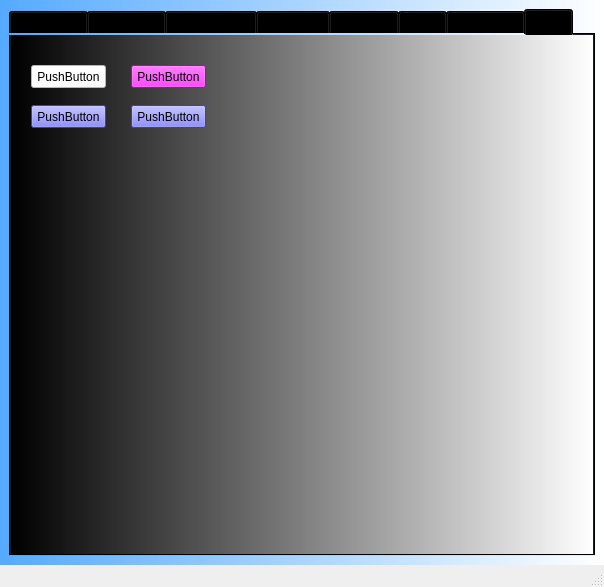
<?xml version="1.0" encoding="UTF-8"?>
<ui version="4.0">
 <class>MainWindow</class>
 <widget class="QMainWindow" name="MainWindow">
  <property name="geometry">
   <rect>
    <x>0</x>
    <y>0</y>
    <width>604</width>
    <height>587</height>
   </rect>
  </property>
  <property name="windowTitle">
   <string>MainWindow</string>
  </property>
  <widget class="QWidget" name="centralwidget">
   <property name="styleSheet">
    <string notr="true">background-color: qlineargradient(spread:pad, x1:0, y1:0, x2:1, y2:0, stop:0 rgba(85, 170, 255, 255), stop:1 rgba(255, 255, 255, 255));</string>
   </property>
   <layout class="QHBoxLayout" name="horizontalLayout">
    <item>
     <widget class="QTabWidget" name="tabWidget">
      <property name="currentIndex">
       <number>7</number>
      </property>
      <widget class="QWidget" name="tab">
       <attribute name="title">
        <string>Widgets 1</string>
       </attribute>
       <widget class="QWidget" name="verticalLayoutWidget">
        <property name="geometry">
         <rect>
          <x>19</x>
          <y>9</y>
          <width>621</width>
          <height>491</height>
         </rect>
        </property>
        <layout class="QVBoxLayout" name="verticalLayout">
         <item>
          <widget class="QTabWidget" name="tabWidget_2">
           <property name="currentIndex">
            <number>0</number>
           </property>
           <widget class="QWidget" name="tab_3">
            <attribute name="title">
             <string>Tree</string>
            </attribute>
            <widget class="QTreeWidget" name="treeWidget">
             <property name="geometry">
              <rect>
               <x>0</x>
               <y>0</y>
               <width>601</width>
               <height>451</height>
              </rect>
             </property>
             <column>
              <property name="text">
               <string>Headers</string>
              </property>
             </column>
             <column>
              <property name="text">
               <string notr="true">Item</string>
              </property>
             </column>
             <column>
              <property name="text">
               <string>Subitem</string>
              </property>
             </column>
             <column>
              <property name="text">
               <string notr="true">New Column</string>
              </property>
             </column>
            </widget>
           </widget>
           <widget class="QWidget" name="tab_4">
            <attribute name="title">
             <string>Calendar</string>
            </attribute>
            <widget class="QDateEdit" name="dateEdit">
             <property name="geometry">
              <rect>
               <x>10</x>
               <y>10</y>
               <width>591</width>
               <height>22</height>
              </rect>
             </property>
             <property name="alignment">
              <set>Qt::AlignCenter</set>
             </property>
            </widget>
            <widget class="QCalendarWidget" name="calendarWidget">
             <property name="geometry">
              <rect>
               <x>10</x>
               <y>40</y>
               <width>591</width>
               <height>401</height>
              </rect>
             </property>
            </widget>
           </widget>
          </widget>
         </item>
        </layout>
       </widget>
      </widget>
      <widget class="QWidget" name="tab_2">
       <attribute name="title">
        <string>Widgets 2</string>
       </attribute>
       <widget class="QGroupBox" name="groupBox">
        <property name="geometry">
         <rect>
          <x>20</x>
          <y>10</y>
          <width>221</width>
          <height>181</height>
         </rect>
        </property>
        <property name="title">
         <string>Choose Option</string>
        </property>
        <widget class="QWidget" name="layoutWidget">
         <property name="geometry">
          <rect>
           <x>20</x>
           <y>30</y>
           <width>133</width>
           <height>65</height>
          </rect>
         </property>
         <layout class="QVBoxLayout" name="verticalLayout_2">
          <item>
           <widget class="QRadioButton" name="radioButton_start">
            <property name="text">
             <string>Start</string>
            </property>
            <property name="checked">
             <bool>true</bool>
            </property>
           </widget>
          </item>
          <item>
           <widget class="QRadioButton" name="radioButton_stop">
            <property name="text">
             <string>Stop</string>
            </property>
           </widget>
          </item>
          <item>
           <widget class="QRadioButton" name="radioButton_reset">
            <property name="statusTip">
             <string>This is Option 2</string>
            </property>
            <property name="text">
             <string>Reset</string>
            </property>
           </widget>
          </item>
         </layout>
        </widget>
       </widget>
       <widget class="QGroupBox" name="groupBox_2">
        <property name="geometry">
         <rect>
          <x>270</x>
          <y>20</y>
          <width>371</width>
          <height>171</height>
         </rect>
        </property>
        <property name="title">
         <string>Move the Dial</string>
        </property>
        <widget class="QDial" name="dial">
         <property name="geometry">
          <rect>
           <x>20</x>
           <y>30</y>
           <width>131</width>
           <height>121</height>
          </rect>
         </property>
        </widget>
        <widget class="QLCDNumber" name="lcdNumber">
         <property name="geometry">
          <rect>
           <x>190</x>
           <y>30</y>
           <width>161</width>
           <height>121</height>
          </rect>
         </property>
         <property name="digitCount">
          <number>2</number>
         </property>
        </widget>
       </widget>
       <widget class="QProgressBar" name="progressBar">
        <property name="geometry">
         <rect>
          <x>10</x>
          <y>460</y>
          <width>631</width>
          <height>23</height>
         </rect>
        </property>
        <property name="value">
         <number>24</number>
        </property>
       </widget>
       <widget class="QFontComboBox" name="fontComboBox">
        <property name="geometry">
         <rect>
          <x>20</x>
          <y>220</y>
          <width>221</width>
          <height>21</height>
         </rect>
        </property>
       </widget>
       <widget class="QLabel" name="label">
        <property name="geometry">
         <rect>
          <x>20</x>
          <y>260</y>
          <width>221</width>
          <height>171</height>
         </rect>
        </property>
        <property name="text">
         <string/>
        </property>
       </widget>
      </widget>
      <widget class="QWidget" name="tab_5">
       <attribute name="title">
        <string>Drag &amp;&amp; Drop</string>
       </attribute>
       <widget class="QLineEdit" name="lineEdit">
        <property name="geometry">
         <rect>
          <x>10</x>
          <y>10</y>
          <width>161</width>
          <height>20</height>
         </rect>
        </property>
        <property name="dragEnabled">
         <bool>true</bool>
        </property>
       </widget>
       <widget class="QComboBox" name="comboBox">
        <property name="geometry">
         <rect>
          <x>180</x>
          <y>10</y>
          <width>181</width>
          <height>22</height>
         </rect>
        </property>
        <property name="minimumSize">
         <size>
          <width>181</width>
          <height>0</height>
         </size>
        </property>
        <property name="acceptDrops">
         <bool>true</bool>
        </property>
        <property name="editable">
         <bool>true</bool>
        </property>
       </widget>
       <widget class="QPushButton" name="pushButton">
        <property name="geometry">
         <rect>
          <x>370</x>
          <y>10</y>
          <width>181</width>
          <height>23</height>
         </rect>
        </property>
        <property name="minimumSize">
         <size>
          <width>0</width>
          <height>23</height>
         </size>
        </property>
        <property name="acceptDrops">
         <bool>true</bool>
        </property>
        <property name="text">
         <string>PushButton</string>
        </property>
       </widget>
       <widget class="QListWidget" name="listWidget">
        <property name="geometry">
         <rect>
          <x>10</x>
          <y>40</y>
          <width>271</width>
          <height>401</height>
         </rect>
        </property>
        <property name="dragEnabled">
         <bool>true</bool>
        </property>
        <property name="dragDropMode">
         <enum>QAbstractItemView::DragDrop</enum>
        </property>
        <item>
         <property name="text">
          <string>Item 1</string>
         </property>
        </item>
        <item>
         <property name="text">
          <string>Item 2</string>
         </property>
        </item>
        <item>
         <property name="text">
          <string>Item 3</string>
         </property>
        </item>
        <item>
         <property name="text">
          <string>Item 4</string>
         </property>
        </item>
       </widget>
       <widget class="QListWidget" name="listWidget_2">
        <property name="geometry">
         <rect>
          <x>290</x>
          <y>40</y>
          <width>261</width>
          <height>401</height>
         </rect>
        </property>
       </widget>
      </widget>
      <widget class="QWidget" name="tab_6">
       <attribute name="title">
        <string>Open GL</string>
       </attribute>
       <widget class="QFrame" name="frame_gl">
        <property name="geometry">
         <rect>
          <x>120</x>
          <y>10</y>
          <width>300</width>
          <height>300</height>
         </rect>
        </property>
        <property name="frameShape">
         <enum>QFrame::StyledPanel</enum>
        </property>
        <property name="frameShadow">
         <enum>QFrame::Raised</enum>
        </property>
       </widget>
      </widget>
      <widget class="QWidget" name="tab_7">
       <attribute name="title">
        <string>Network</string>
       </attribute>
       <widget class="QGroupBox" name="groupBox_3">
        <property name="geometry">
         <rect>
          <x>10</x>
          <y>40</y>
          <width>231</width>
          <height>371</height>
         </rect>
        </property>
        <property name="title">
         <string>Client 1</string>
        </property>
        <widget class="QLineEdit" name="lineEdit_2">
         <property name="geometry">
          <rect>
           <x>10</x>
           <y>280</y>
           <width>211</width>
           <height>41</height>
          </rect>
         </property>
        </widget>
        <widget class="QPushButton" name="pushButton_2">
         <property name="geometry">
          <rect>
           <x>10</x>
           <y>330</y>
           <width>211</width>
           <height>23</height>
          </rect>
         </property>
         <property name="text">
          <string>Connect to Server</string>
         </property>
        </widget>
        <widget class="QTextEdit" name="textEdit">
         <property name="geometry">
          <rect>
           <x>10</x>
           <y>20</y>
           <width>211</width>
           <height>251</height>
          </rect>
         </property>
        </widget>
       </widget>
       <widget class="QGroupBox" name="groupBox_4">
        <property name="geometry">
         <rect>
          <x>330</x>
          <y>40</y>
          <width>251</width>
          <height>371</height>
         </rect>
        </property>
        <property name="title">
         <string>Client 2</string>
        </property>
        <widget class="QPushButton" name="pushButton_3">
         <property name="geometry">
          <rect>
           <x>10</x>
           <y>330</y>
           <width>231</width>
           <height>23</height>
          </rect>
         </property>
         <property name="text">
          <string>Connect to Server</string>
         </property>
        </widget>
        <widget class="QTextEdit" name="textEdit_2">
         <property name="geometry">
          <rect>
           <x>10</x>
           <y>20</y>
           <width>231</width>
           <height>251</height>
          </rect>
         </property>
        </widget>
        <widget class="QLineEdit" name="lineEdit_3">
         <property name="geometry">
          <rect>
           <x>10</x>
           <y>280</y>
           <width>231</width>
           <height>41</height>
          </rect>
         </property>
        </widget>
       </widget>
       <widget class="QWidget" name="verticalLayoutWidget_2">
        <property name="geometry">
         <rect>
          <x>250</x>
          <y>49</y>
          <width>77</width>
          <height>361</height>
         </rect>
        </property>
        <layout class="QVBoxLayout" name="verticalLayout_3">
         <item>
          <widget class="QPushButton" name="pushButton_4">
           <property name="text">
            <string>Start Server</string>
           </property>
          </widget>
         </item>
        </layout>
       </widget>
      </widget>
      <widget class="QWidget" name="tab_8">
       <attribute name="title">
        <string>SQL</string>
       </attribute>
       <widget class="QTableWidget" name="tableWidget">
        <property name="geometry">
         <rect>
          <x>130</x>
          <y>20</y>
          <width>431</width>
          <height>331</height>
         </rect>
        </property>
        <row>
         <property name="text">
          <string>1</string>
         </property>
        </row>
        <row>
         <property name="text">
          <string>2</string>
         </property>
        </row>
        <row>
         <property name="text">
          <string>3</string>
         </property>
        </row>
        <row>
         <property name="text">
          <string>4</string>
         </property>
        </row>
        <row>
         <property name="text">
          <string>5</string>
         </property>
        </row>
        <column>
         <property name="text">
          <string>ID</string>
         </property>
        </column>
        <column>
         <property name="text">
          <string>Firts name</string>
         </property>
        </column>
        <column>
         <property name="text">
          <string>Last name</string>
         </property>
        </column>
        <item row="0" column="0">
         <property name="text">
          <string>1000</string>
         </property>
        </item>
        <item row="0" column="1">
         <property name="text">
          <string>Albert</string>
         </property>
        </item>
        <item row="0" column="2">
         <property name="text">
          <string>Einstein</string>
         </property>
        </item>
        <item row="1" column="0">
         <property name="text">
          <string>1001</string>
         </property>
        </item>
        <item row="1" column="1">
         <property name="text">
          <string>Guido</string>
         </property>
        </item>
        <item row="1" column="2">
         <property name="text">
          <string>van Russo</string>
         </property>
        </item>
        <item row="2" column="0">
         <property name="text">
          <string>1002</string>
         </property>
        </item>
        <item row="2" column="1">
         <property name="text">
          <string>Steve</string>
         </property>
        </item>
        <item row="2" column="2">
         <property name="text">
          <string>Jobs</string>
         </property>
        </item>
        <item row="3" column="0">
         <property name="text">
          <string>1003</string>
         </property>
        </item>
        <item row="3" column="1">
         <property name="text">
          <string>Bill</string>
         </property>
        </item>
        <item row="3" column="2">
         <property name="text">
          <string>Gates</string>
         </property>
        </item>
        <item row="4" column="0">
         <property name="text">
          <string>1234</string>
         </property>
        </item>
        <item row="4" column="1">
         <property name="text">
          <string>Joe</string>
         </property>
        </item>
        <item row="4" column="2">
         <property name="text">
          <string>Doe</string>
         </property>
        </item>
       </widget>
       <widget class="QWidget" name="">
        <property name="geometry">
         <rect>
          <x>20</x>
          <y>30</y>
          <width>101</width>
          <height>141</height>
         </rect>
        </property>
        <layout class="QVBoxLayout" name="verticalLayout_4">
         <item>
          <widget class="QPushButton" name="pushButton_6">
           <property name="text">
            <string>View Data</string>
           </property>
          </widget>
         </item>
         <item>
          <widget class="QPushButton" name="pushButton_7">
           <property name="text">
            <string>Add Row</string>
           </property>
          </widget>
         </item>
         <item>
          <widget class="QPushButton" name="pushButton_5">
           <property name="text">
            <string>Delete Row</string>
           </property>
          </widget>
         </item>
         <item>
          <widget class="QPushButton" name="pushButton_8">
           <property name="text">
            <string>Create DB</string>
           </property>
          </widget>
         </item>
        </layout>
       </widget>
      </widget>
      <widget class="QWidget" name="tab_9">
       <attribute name="title">
        <string>Animation</string>
       </attribute>
       <widget class="QFrame" name="frame1">
        <property name="geometry">
         <rect>
          <x>10</x>
          <y>20</y>
          <width>141</width>
          <height>111</height>
         </rect>
        </property>
        <property name="palette">
         <palette>
          <active>
           <colorrole role="Button">
            <brush brushstyle="LinearGradientPattern">
             <gradient startx="0.000000000000000" starty="0.000000000000000" endx="1.000000000000000" endy="0.000000000000000" type="LinearGradient" spread="PadSpread" coordinatemode="ObjectBoundingMode">
              <gradientstop position="0.000000000000000">
               <color alpha="255">
                <red>85</red>
                <green>170</green>
                <blue>255</blue>
               </color>
              </gradientstop>
              <gradientstop position="1.000000000000000">
               <color alpha="255">
                <red>255</red>
                <green>255</green>
                <blue>255</blue>
               </color>
              </gradientstop>
             </gradient>
            </brush>
           </colorrole>
           <colorrole role="Base">
            <brush brushstyle="LinearGradientPattern">
             <gradient startx="0.000000000000000" starty="0.000000000000000" endx="1.000000000000000" endy="0.000000000000000" type="LinearGradient" spread="PadSpread" coordinatemode="ObjectBoundingMode">
              <gradientstop position="0.000000000000000">
               <color alpha="255">
                <red>85</red>
                <green>170</green>
                <blue>255</blue>
               </color>
              </gradientstop>
              <gradientstop position="1.000000000000000">
               <color alpha="255">
                <red>255</red>
                <green>255</green>
                <blue>255</blue>
               </color>
              </gradientstop>
             </gradient>
            </brush>
           </colorrole>
           <colorrole role="Window">
            <brush brushstyle="LinearGradientPattern">
             <gradient startx="0.000000000000000" starty="0.000000000000000" endx="1.000000000000000" endy="0.000000000000000" type="LinearGradient" spread="PadSpread" coordinatemode="ObjectBoundingMode">
              <gradientstop position="0.000000000000000">
               <color alpha="255">
                <red>85</red>
                <green>170</green>
                <blue>255</blue>
               </color>
              </gradientstop>
              <gradientstop position="1.000000000000000">
               <color alpha="255">
                <red>255</red>
                <green>255</green>
                <blue>255</blue>
               </color>
              </gradientstop>
             </gradient>
            </brush>
           </colorrole>
          </active>
          <inactive>
           <colorrole role="Button">
            <brush brushstyle="LinearGradientPattern">
             <gradient startx="0.000000000000000" starty="0.000000000000000" endx="1.000000000000000" endy="0.000000000000000" type="LinearGradient" spread="PadSpread" coordinatemode="ObjectBoundingMode">
              <gradientstop position="0.000000000000000">
               <color alpha="255">
                <red>85</red>
                <green>170</green>
                <blue>255</blue>
               </color>
              </gradientstop>
              <gradientstop position="1.000000000000000">
               <color alpha="255">
                <red>255</red>
                <green>255</green>
                <blue>255</blue>
               </color>
              </gradientstop>
             </gradient>
            </brush>
           </colorrole>
           <colorrole role="Base">
            <brush brushstyle="LinearGradientPattern">
             <gradient startx="0.000000000000000" starty="0.000000000000000" endx="1.000000000000000" endy="0.000000000000000" type="LinearGradient" spread="PadSpread" coordinatemode="ObjectBoundingMode">
              <gradientstop position="0.000000000000000">
               <color alpha="255">
                <red>85</red>
                <green>170</green>
                <blue>255</blue>
               </color>
              </gradientstop>
              <gradientstop position="1.000000000000000">
               <color alpha="255">
                <red>255</red>
                <green>255</green>
                <blue>255</blue>
               </color>
              </gradientstop>
             </gradient>
            </brush>
           </colorrole>
           <colorrole role="Window">
            <brush brushstyle="LinearGradientPattern">
             <gradient startx="0.000000000000000" starty="0.000000000000000" endx="1.000000000000000" endy="0.000000000000000" type="LinearGradient" spread="PadSpread" coordinatemode="ObjectBoundingMode">
              <gradientstop position="0.000000000000000">
               <color alpha="255">
                <red>85</red>
                <green>170</green>
                <blue>255</blue>
               </color>
              </gradientstop>
              <gradientstop position="1.000000000000000">
               <color alpha="255">
                <red>255</red>
                <green>255</green>
                <blue>255</blue>
               </color>
              </gradientstop>
             </gradient>
            </brush>
           </colorrole>
          </inactive>
          <disabled>
           <colorrole role="Button">
            <brush brushstyle="LinearGradientPattern">
             <gradient startx="0.000000000000000" starty="0.000000000000000" endx="1.000000000000000" endy="0.000000000000000" type="LinearGradient" spread="PadSpread" coordinatemode="ObjectBoundingMode">
              <gradientstop position="0.000000000000000">
               <color alpha="255">
                <red>85</red>
                <green>170</green>
                <blue>255</blue>
               </color>
              </gradientstop>
              <gradientstop position="1.000000000000000">
               <color alpha="255">
                <red>255</red>
                <green>255</green>
                <blue>255</blue>
               </color>
              </gradientstop>
             </gradient>
            </brush>
           </colorrole>
           <colorrole role="Base">
            <brush brushstyle="LinearGradientPattern">
             <gradient startx="0.000000000000000" starty="0.000000000000000" endx="1.000000000000000" endy="0.000000000000000" type="LinearGradient" spread="PadSpread" coordinatemode="ObjectBoundingMode">
              <gradientstop position="0.000000000000000">
               <color alpha="255">
                <red>85</red>
                <green>170</green>
                <blue>255</blue>
               </color>
              </gradientstop>
              <gradientstop position="1.000000000000000">
               <color alpha="255">
                <red>255</red>
                <green>255</green>
                <blue>255</blue>
               </color>
              </gradientstop>
             </gradient>
            </brush>
           </colorrole>
           <colorrole role="Window">
            <brush brushstyle="LinearGradientPattern">
             <gradient startx="0.000000000000000" starty="0.000000000000000" endx="1.000000000000000" endy="0.000000000000000" type="LinearGradient" spread="PadSpread" coordinatemode="ObjectBoundingMode">
              <gradientstop position="0.000000000000000">
               <color alpha="255">
                <red>85</red>
                <green>170</green>
                <blue>255</blue>
               </color>
              </gradientstop>
              <gradientstop position="1.000000000000000">
               <color alpha="255">
                <red>255</red>
                <green>255</green>
                <blue>255</blue>
               </color>
              </gradientstop>
             </gradient>
            </brush>
           </colorrole>
          </disabled>
         </palette>
        </property>
        <property name="acceptDrops">
         <bool>true</bool>
        </property>
        <property name="autoFillBackground">
         <bool>false</bool>
        </property>
        <property name="frameShape">
         <enum>QFrame::StyledPanel</enum>
        </property>
        <property name="frameShadow">
         <enum>QFrame::Raised</enum>
        </property>
       </widget>
       <widget class="QLCDNumber" name="lcdNumber_2">
        <property name="geometry">
         <rect>
          <x>450</x>
          <y>30</y>
          <width>111</width>
          <height>81</height>
         </rect>
        </property>
       </widget>
       <widget class="QToolButton" name="toolButton">
        <property name="geometry">
         <rect>
          <x>350</x>
          <y>40</y>
          <width>25</width>
          <height>19</height>
         </rect>
        </property>
        <property name="text">
         <string>...</string>
        </property>
       </widget>
       <widget class="QWidget" name="">
        <property name="geometry">
         <rect>
          <x>20</x>
          <y>460</y>
          <width>271</width>
          <height>31</height>
         </rect>
        </property>
        <layout class="QHBoxLayout" name="horizontalLayout_2">
         <item>
          <widget class="QPushButton" name="pushButton_9">
           <property name="text">
            <string>Start Animation</string>
           </property>
          </widget>
         </item>
         <item>
          <widget class="QPushButton" name="pushButton_10">
           <property name="text">
            <string>Stop Animation</string>
           </property>
          </widget>
         </item>
        </layout>
       </widget>
      </widget>
      <widget class="QWidget" name="tab_10">
       <property name="styleSheet">
        <string notr="true">QWidget{
background-color: qlineargradient(spread:pad, x1:0, y1:0, x2:1, y2:0, stop:0 rgba(0, 0, 0, 255), stop:1 rgba(255, 255, 255, 255));
}
QPushButton{
background-color: rgb(85, 85, 255);
}
QPushButton:hover{
background-color: rgb(85, 0, 127)
}
QPushButton#pushButton_13{
background-color: rgb(255, 0, 255)
}</string>
       </property>
       <attribute name="title">
        <string>CSS</string>
       </attribute>
       <widget class="QPushButton" name="pushButton_11">
        <property name="geometry">
         <rect>
          <x>20</x>
          <y>30</y>
          <width>75</width>
          <height>23</height>
         </rect>
        </property>
        <property name="styleSheet">
         <string notr="true">background-color: rgb(255, 255, 255);</string>
        </property>
        <property name="text">
         <string>PushButton</string>
        </property>
       </widget>
       <widget class="QPushButton" name="pushButton_12">
        <property name="geometry">
         <rect>
          <x>20</x>
          <y>70</y>
          <width>75</width>
          <height>23</height>
         </rect>
        </property>
        <property name="text">
         <string>PushButton</string>
        </property>
       </widget>
       <widget class="QPushButton" name="pushButton_13">
        <property name="geometry">
         <rect>
          <x>120</x>
          <y>30</y>
          <width>75</width>
          <height>23</height>
         </rect>
        </property>
        <property name="text">
         <string>PushButton</string>
        </property>
       </widget>
       <widget class="QPushButton" name="pushButton_14">
        <property name="geometry">
         <rect>
          <x>120</x>
          <y>70</y>
          <width>75</width>
          <height>23</height>
         </rect>
        </property>
        <property name="text">
         <string>PushButton</string>
        </property>
       </widget>
      </widget>
     </widget>
    </item>
   </layout>
  </widget>
  <widget class="QMenuBar" name="menubar">
   <property name="geometry">
    <rect>
     <x>0</x>
     <y>0</y>
     <width>604</width>
     <height>21</height>
    </rect>
   </property>
  </widget>
  <widget class="QStatusBar" name="statusbar"/>
 </widget>
 <resources/>
 <connections>
  <connection>
   <sender>radioButton_stop</sender>
   <signal>clicked()</signal>
   <receiver>progressBar</receiver>
   <slot>reset()</slot>
   <hints>
    <hint type="sourcelabel">
     <x>139</x>
     <y>127</y>
    </hint>
    <hint type="destinationlabel">
     <x>158</x>
     <y>528</y>
    </hint>
   </hints>
  </connection>
  <connection>
   <sender>dial</sender>
   <signal>valueChanged(int)</signal>
   <receiver>lcdNumber</receiver>
   <slot>display(int)</slot>
   <hints>
    <hint type="sourcelabel">
     <x>390</x>
     <y>179</y>
    </hint>
    <hint type="destinationlabel">
     <x>492</x>
     <y>180</y>
    </hint>
   </hints>
  </connection>
  <connection>
   <sender>fontComboBox</sender>
   <signal>activated(QString)</signal>
   <receiver>label</receiver>
   <slot>setText(QString)</slot>
   <hints>
    <hint type="sourcelabel">
     <x>225</x>
     <y>286</y>
    </hint>
    <hint type="destinationlabel">
     <x>220</x>
     <y>374</y>
    </hint>
   </hints>
  </connection>
 </connections>
</ui>
